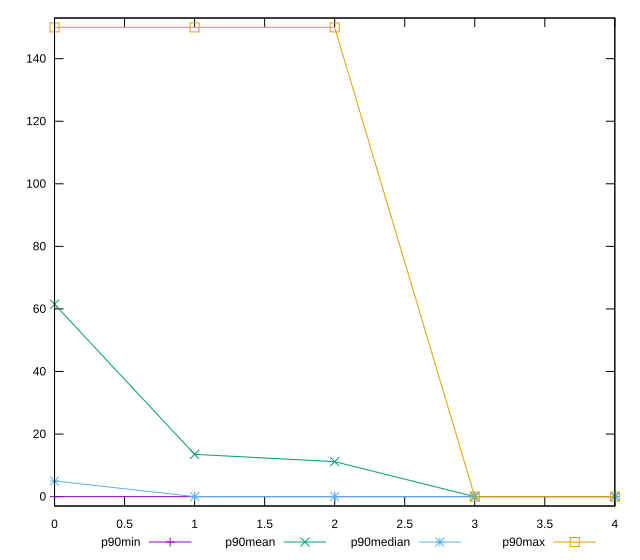

Generate this figure with gnuplot:
reset

$p90Min <<EOF
0 0
1 0
2 0
3 0
4 0
EOF

$p90Mean <<EOF
0 61.48936170212766
1 13.51063829787234
2 11.170212765957446
3 0
4 0
EOF

$p90Median <<EOF
0 5
1 0
2 0
3 0
4 0
EOF

$p90Max <<EOF
0 150
1 150
2 150
3 0
4 0
EOF

set key outside below
set xrange [0:4]
set yrange [-3:153]
set trange [-3:153]
set terminal svg size 640, 560 enhanced background rgb 'white'
set output "report_00014_2021-02-09T15:56:05.503Z/unminified-css/progression/value.svg"

plot $p90Min title "p90min" with linespoints, \
     $p90Mean title "p90mean" with linespoints, \
     $p90Median title "p90median" with linespoints, \
     $p90Max title "p90max" with linespoints

reset
